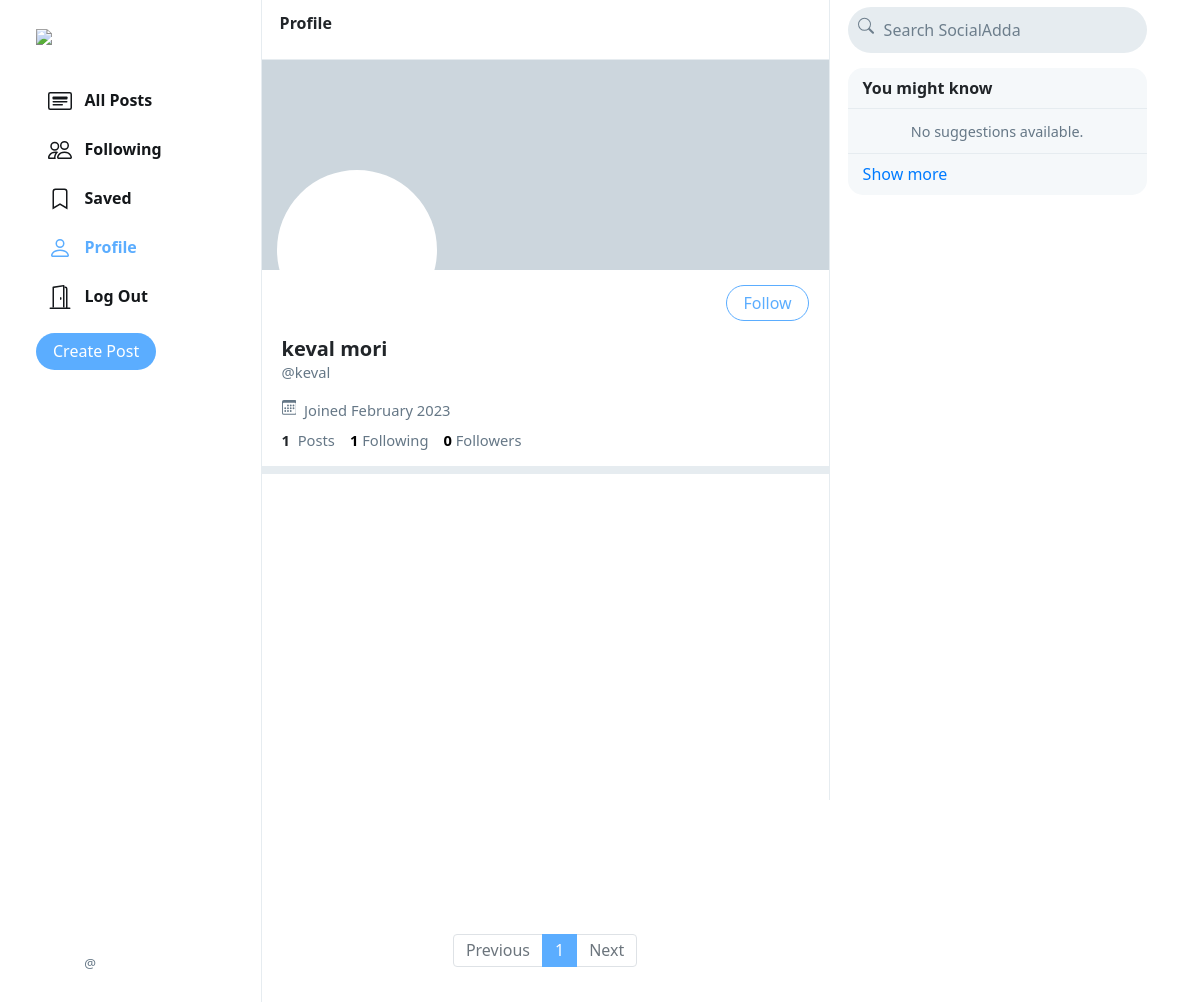
The page /p/keval on the database its author committed.
### main/models.py (models this page shows, shortened)
class User(AbstractUser):
    profile_pic = models.ImageField(upload_to='profile_pic/')
    bio = models.TextField(max_length=160, blank=True, null=True)
    cover = models.ImageField(upload_to='covers/', blank=True)

### main/views.py (the view)
# urls.py: path("p/<str:username>", views.profile_view, name='profile'),
def profile_view(request,username):
    user = User.objects.get(username=username)
    all_posts = Post.objects.filter(creater=user).order_by('-date_created')
    paginator = Paginator(all_posts, 10)
    page_number = request.GET.get('page')
    if page_number == None:
        page_number = 1
    posts = paginator.get_page(page_number)
    followings = []
    suggestions = []
    follower = False
    if request.user.is_authenticated:
        followings = Follower.objects.filter(followers=request.user).values_list('user', flat=True)
        suggestions = User.objects.exclude(pk__in=followings).exclude(username=request.user.username).order_by("?")[:6]
        if request.user in Follower.objects.get(user=user).followers.all():
            follower = True
    follower_count = Follower.objects.get(user=user).followers.all().count()
    following_count = Follower.objects.filter(followers=user).count()
    return render(request, 'profile.html', {
        "username": user,
        "posts": posts,
        "posts_count": all_posts.count(),
        "suggestions": suggestions,
        "page": "profile",
        "is_follower": follower,
        "follower_count": follower_count,
        "following_count": following_count
    })

### templates/profile.html (shortened to what this page needs)
{% extends 'feed.html' %}
{% load static %}
{% block profile %}
    <div class="profile-view" data-user="{{username.username}}">
        <div class="cover-image" style="background-image: url(/media/{{username.cover}})"></div>
        <div class="profile-image" style="background-image: url(/media/{{username.profile_pic}})"></div>
        <div class="profile-details">
            <div>
                {% if user.username == username.username %}
                    <button class="btn btn-outline-info float-right" id="edit-profile-btn">Edit Profile</button>
                {% elif is_follower %}
                    <button class="btn btn-blue float-right" onclick="unfollow_user(this,'{{username.username}}','edit_page')" id="following-btn">Following</button>
                {% else %}
                    <button class="btn btn-outline-info float-right" onclick="follow_user(this,'{{username.username}}','edit_page')" >Follow</button>
                {% endif %}
            </div>
            <div class="details-data">
                <h5>{{username.first_name}} {{username.last_name}}</h5>
                <div class="grey">@{{username.username}}</div>
                <div class="grey" style="padding: 8px 0px;">
                    &nbsp;Joined {{username.date_joined | date:"F Y"}}
                </div>
                <div>
                    <strong>
                        {{posts_count}}
                    </strong>
                    &nbsp;<span class="grey">Posts</span>
                    <a href="#">
                        <strong id="following__count">{{following_count | default:0}}</strong>&nbsp;<span class="grey">Following</span>
                    </a>
                    <a href="#">
                        <strong id="follower__count">{{follower_count | default:0}}</strong>&nbsp;<span class="grey">Followers</span>
                    </a>
                </div>
            </div>
        </div>
    </div>
    <div class="space"></div>
{% endblock %}

### main/static/main/styles.css (style rules this page uses)
.btn { border-radius: 20px; padding: 0.32rem 1rem 0.375rem 1rem; }
.btn, .btn:focus, .btn:active { box-shadow: none !important; -webkit-box-shadow: none !important; }
.btn-outline-info { color:#5badff; border-color: #5badff; }
.grey { color: #657786; }
svg { vertical-align: text-top; }
.space { height: 8px; background-color: #e6ecf0; }
.cover-image { height: 210px; background-size: cover; background-position: center; background-repeat: no-repeat; background-color: #ccd6dd; }
.profile-image { width: 160px; height: 160px; position: absolute; left: 15px; top: 110px; border-radius: 99999px; border: 4px solid white; background-size: cover; background-repeat: no-repeat; background-position: center; background-color: white; }
.profile-details { padding: 15px 20px; }
.profile-details button { padding-bottom: 0.3rem; }
.profile-details > .details-data { margin-top: 52px; font-size: .92em; }
.profile-details h5 { font-weight: 800; margin-bottom: 0px; }
.profile-details a { color: black; text-decoration: none; }

### rows shown on the page
User: first_name "keval", last_name "mori", username "keval", date_joined "February 2023"

### other values the page prints
{{ posts_count }} "1"
{{ following_count | default:0 }} "1"
{{ follower_count | default:0 }} "0"
{{ each }} "1"
